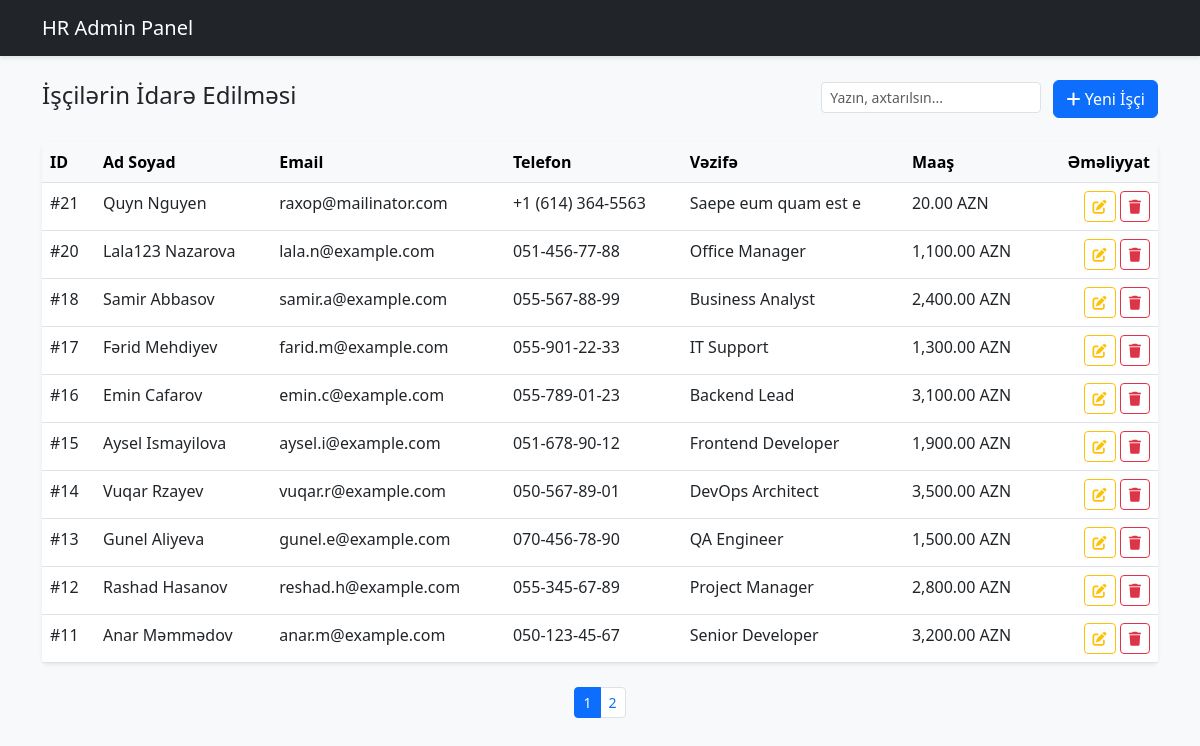
The page / on the database its author committed.
### tables this page shows
CREATE TABLE `employees` (
  `id` int(11) NOT NULL,
  `first_name` varchar(50) NOT NULL,
  `last_name` varchar(50) NOT NULL,
  `email` varchar(100) NOT NULL,
  `phone` varchar(20) DEFAULT NULL,
  `position` varchar(100) DEFAULT NULL,
  `salary` decimal(10,2) NOT NULL DEFAULT 0.00,
  `created_at` timestamp NOT NULL DEFAULT current_timestamp(),
  `updated_at` timestamp NULL DEFAULT NULL ON UPDATE current_timestamp(),
  `deleted_at` timestamp NULL DEFAULT NULL
);

### index.php (called while the page is built, shortened)
<?php
require_once 'config/database.php';
require_once 'app/Controllers/EmployeeController.php';
$ctrl = new EmployeeController($pdo);
$search = $_GET['search'] ?? '';
$page = (int)($_GET['page'] ?? 1);
$result = $ctrl->list($search, $page);
$employees = $result['data'];
$total_pages = $result['total_pages'];
$current_page = $result['current_page'];
include 'views/employees/list.php';

### app/Controllers/EmployeeController.php (called while the page is built, shortened)
<?php
require_once __DIR__ . '/../Models/Employee.php';
class EmployeeController {
    private $model;
    public function __construct($pdo) {
        $this->model = new Employee($pdo);
    }
    public function list($search = '', $page = 1) {
        $limit = 10;
        $offset = ($page - 1) * $limit;
        return [
            'data' => $this->model->all($search, $limit, $offset),
            'total_pages' => ceil($this->model->count($search) / $limit),
            'current_page' => $page
        ];
    }
}

### app/Models/Employee.php (called while the page is built, shortened)
<?php
class Employee {
    private $db;
    public function __construct($pdo) {
        $this->db = $pdo;
    }
    public function all($search = '', $limit = 10, $offset = 0) {
        $sql = "SELECT * FROM employees WHERE deleted_at IS NULL";
        $params = [];
        $sql .= " ORDER BY id DESC LIMIT $limit OFFSET $offset";
        $stmt = $this->db->prepare($sql);
        $stmt->execute($params);
        return $stmt->fetchAll();
    }
    public function count($search = '') {
        $sql = "SELECT COUNT(id) FROM employees WHERE deleted_at IS NULL";
        $params = [];
        $stmt = $this->db->prepare($sql);
        $stmt->execute($params);
        return $stmt->fetchColumn();
    }
}

### views/employees/list.php (the view, shortened to what this page needs)
<div class="d-flex justify-content-between align-items-center mb-4">
    <h2 class="h4">İşçilərin İdarə Edilməsi</h2>
    <div>
       <form id="searchForm" action="index.php" method="GET" class="d-inline-flex gap-2 me-2">
    <input type="text"
           name="search"
           class="form-control form-control-sm"
           placeholder="Yazın, axtarılsın..."
           value="<?= htmlspecialchars($_GET['search'] ?? '') ?>"
           oninput="clearTimeout(this.delay); this.delay = setTimeout(() => this.form.submit(), 500)">
    </form>
        <button type="button" class="btn btn-primary" data-bs-toggle="modal" data-bs-target="#addModal">
            <i class="fas fa-plus"></i> Yeni İşçi
        </button>
    </div>
</div>
<div class="card shadow-sm">
    <table class="table table-hover mb-0">
    <thead class="table-light">
        <tr>
            <th>ID</th>
            <th>Ad Soyad</th>
            <th>Email</th>
            <th>Telefon</th>
            <th>Vəzifə</th>
            <th>Maaş</th>
            <th class="text-end">Əməliyyat</th>
        </tr>
    </thead>
    <tbody>
        <?php if (!empty($employees)): ?>
            <?php foreach ($employees as $emp): ?>
                <tr>
                    <td>#<?= $emp['id'] ?></td>
                    <td><?= htmlspecialchars($emp['first_name'] . ' ' . $emp['last_name']) ?></td>
                    <td><?= htmlspecialchars($emp['email']) ?></td>
                    <td><?= htmlspecialchars($emp['phone'] ?? '-') ?></td>
                    <td><?= htmlspecialchars($emp['position'] ?? '-') ?></td>
                    <td><?= number_format($emp['salary'], 2) ?> AZN</td>
                    <td class="text-end">
                        <button class="btn btn-sm btn-outline-warning edit-btn"
                            data-id="<?= $emp['id'] ?>"
                            data-fname="<?= htmlspecialchars($emp['first_name']) ?>"
                            data-lname="<?= htmlspecialchars($emp['last_name']) ?>"
                            data-email="<?= htmlspecialchars($emp['email']) ?>"
                            data-salary="<?= $emp['salary'] ?>"
                            data-phone="<?= htmlspecialchars($emp['phone'] ?? '') ?>"
                            data-position="<?= htmlspecialchars($emp['position'] ?? '') ?>"
                            data-bs-toggle="modal" data-bs-target="#editModal">
                            <i class="fas fa-edit"></i>
                        </button>
                        <a href="index.php?action=delete&id=<?= $emp['id'] ?>"
                            class="btn btn-sm btn-outline-danger"
                            onclick="return confirm('Silinsin?')">
                            <i class="fas fa-trash"></i>
                        </a>
                    </td>
                </tr>
            <?php endforeach; ?>
        <?php endif; ?>
    </tbody>
</table>
</div>
<?php if (isset($total_pages) && $total_pages > 1): ?>
<div class="mt-4">
    <ul class="pagination pagination-sm justify-content-center">
        <?php for ($i = 1; $i <= $total_pages; $i++): ?>
            <li class="page-item <?= $i == $current_page ? 'active' : '' ?>">
                <a class="page-link" href="index.php?page=<?= $i ?>&search=<?= urlencode($_GET['search'] ?? '') ?>">
                    <?= $i ?>
                </a>
            </li>
        <?php endfor; ?>
    </ul>
</div>
<?php endif; ?>
<?php
$content = ob_get_clean();
include __DIR__ . '/../layout.php';
?>

### views/layout.php (shortened to what this page needs)
<!DOCTYPE html>
<html lang="az">
<head>
    <link href="https://cdn.jsdelivr.net/npm/bootstrap@5.3.0/dist/css/bootstrap.min.css" rel="stylesheet">
    <link rel="stylesheet" href="https://cdnjs.cloudflare.com/ajax/libs/font-awesome/6.4.0/css/all.min.css">
</head>
<body>
<nav class="navbar navbar-expand-lg navbar-dark bg-dark mb-4">
    <div class="container">
        <a class="navbar-brand" href="index.php">
        </i> HR Admin Panel
        </a>
    </div>
</nav>
<div class="container">
    <?php echo $content; ?>
</div>
</body>
</html>

### views/layout.php (style rules this page uses)
body { background-color: #f8f9fa; }
.navbar { box-shadow: 0 2px 4px rgba(0,0,0,.1); }
.card { border: none; box-shadow: 0 0.125rem 0.25rem rgba(0, 0, 0, 0.075); }

### rows shown on the page
employees: id "21", first_name+last_name "Quyn Nguyen", email "raxop@mailinator.com", phone "+1 (614) 364-5563", position "Saepe eum quam est e", salary "20.00"
employees: id "20", first_name+last_name "Lala123 Nazarova", email "lala.n@example.com", phone "051-456-77-88", position "Office Manager", salary "1,100.00"
employees: id "18", first_name+last_name "Samir Abbasov", email "samir.a@example.com", phone "055-567-88-99", position "Business Analyst", salary "2,400.00"
employees: id "17", first_name+last_name "Fərid Mehdiyev", email "farid.m@example.com", phone "055-901-22-33", position "IT Support", salary "1,300.00"
employees: id "16", first_name+last_name "Emin Cafarov", email "emin.c@example.com", phone "055-789-01-23", position "Backend Lead", salary "3,100.00"
employees: id "15", first_name+last_name "Aysel Ismayilova", email "aysel.i@example.com", phone "051-678-90-12", position "Frontend Developer", salary "1,900.00"
employees: id "14", first_name+last_name "Vuqar Rzayev", email "vuqar.r@example.com", phone "050-567-89-01", position "DevOps Architect", salary "3,500.00"
employees: id "13", first_name+last_name "Gunel Aliyeva", email "gunel.e@example.com", phone "070-456-78-90", position "QA Engineer", salary "1,500.00"
employees: id "12", first_name+last_name "Rashad Hasanov", email "reshad.h@example.com", phone "055-345-67-89", position "Project Manager", salary "2,800.00"
employees: id "11", first_name+last_name "Anar Məmmədov", email "anar.m@example.com", phone "050-123-45-67", position "Senior Developer", salary "3,200.00"
